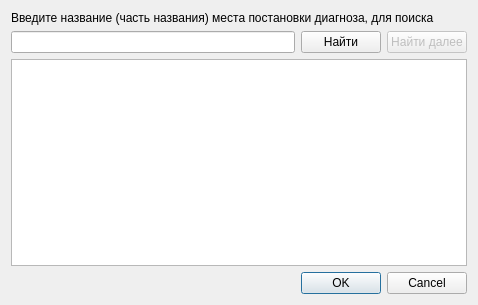
<?xml version="1.0" encoding="UTF-8"?>
<ui version="4.0">
 <class>MyClassLocationOfDiagnosisSelection</class>
 <widget class="QDialog" name="MyClassLocationOfDiagnosisSelection">
  <property name="geometry">
   <rect>
    <x>0</x>
    <y>0</y>
    <width>478</width>
    <height>305</height>
   </rect>
  </property>
  <property name="windowTitle">
   <string>Dialog</string>
  </property>
  <layout class="QVBoxLayout" name="verticalLayout">
   <item>
    <layout class="QHBoxLayout" name="horizontalLayout_2">
     <item>
      <widget class="QLabel" name="label">
       <property name="text">
        <string>Введите название (часть названия) места постановки диагноза, для поиска</string>
       </property>
      </widget>
     </item>
    </layout>
   </item>
   <item>
    <layout class="QHBoxLayout" name="horizontalLayout">
     <item>
      <widget class="QLineEdit" name="lineEdit"/>
     </item>
     <item>
      <widget class="QPushButton" name="pushButton">
       <property name="text">
        <string>Найти</string>
       </property>
      </widget>
     </item>
     <item>
      <widget class="QPushButton" name="pushButton_2">
       <property name="enabled">
        <bool>false</bool>
       </property>
       <property name="text">
        <string>Найти далее</string>
       </property>
      </widget>
     </item>
    </layout>
   </item>
   <item>
    <widget class="QTableWidget" name="tableWidget"/>
   </item>
   <item>
    <widget class="QDialogButtonBox" name="buttonBox">
     <property name="orientation">
      <enum>Qt::Horizontal</enum>
     </property>
     <property name="standardButtons">
      <set>QDialogButtonBox::Cancel|QDialogButtonBox::Ok</set>
     </property>
    </widget>
   </item>
  </layout>
 </widget>
 <resources/>
 <connections>
  <connection>
   <sender>buttonBox</sender>
   <signal>accepted()</signal>
   <receiver>MyClassLocationOfDiagnosisSelection</receiver>
   <slot>accept()</slot>
   <hints>
    <hint type="sourcelabel">
     <x>248</x>
     <y>254</y>
    </hint>
    <hint type="destinationlabel">
     <x>157</x>
     <y>274</y>
    </hint>
   </hints>
  </connection>
  <connection>
   <sender>buttonBox</sender>
   <signal>rejected()</signal>
   <receiver>MyClassLocationOfDiagnosisSelection</receiver>
   <slot>reject()</slot>
   <hints>
    <hint type="sourcelabel">
     <x>316</x>
     <y>260</y>
    </hint>
    <hint type="destinationlabel">
     <x>286</x>
     <y>274</y>
    </hint>
   </hints>
  </connection>
 </connections>
</ui>
